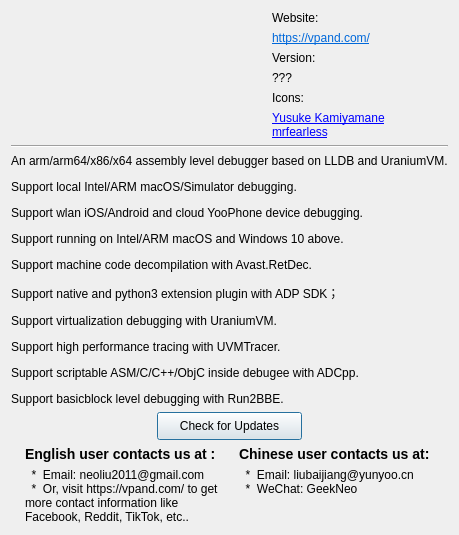
<?xml version="1.0" encoding="UTF-8"?>
<ui version="4.0">
 <class>AboutDialog</class>
 <widget class="QDialog" name="AboutDialog">
  <property name="geometry">
   <rect>
    <x>0</x>
    <y>0</y>
    <width>439</width>
    <height>527</height>
   </rect>
  </property>
  <property name="windowTitle">
   <string>About A64Dbg</string>
  </property>
  <property name="windowIcon">
   <iconset resource="../../resource.qrc">
    <normaloff>:/icons/images/information.png</normaloff>:/icons/images/information.png</iconset>
  </property>
  <layout class="QGridLayout" name="gridLayout">
   <item row="0" column="0">
    <layout class="QVBoxLayout" name="verticalLayout_4" stretch="0,0,0,0,0,0,0">
     <item>
      <layout class="QHBoxLayout" name="horizontalLayout_4">
       <item>
        <spacer name="horizontalSpacer_3">
         <property name="orientation">
          <enum>Qt::Horizontal</enum>
         </property>
         <property name="sizeHint" stdset="0">
          <size>
           <width>40</width>
           <height>20</height>
          </size>
         </property>
        </spacer>
       </item>
       <item>
        <widget class="QLabel" name="lblLogoImage">
         <property name="minimumSize">
          <size>
           <width>128</width>
           <height>128</height>
          </size>
         </property>
         <property name="maximumSize">
          <size>
           <width>128</width>
           <height>128</height>
          </size>
         </property>
         <property name="text">
          <string/>
         </property>
         <property name="pixmap">
          <pixmap resource="../../resource.qrc">:/icons/images/bug.png</pixmap>
         </property>
         <property name="scaledContents">
          <bool>true</bool>
         </property>
         <property name="alignment">
          <set>Qt::AlignCenter</set>
         </property>
        </widget>
       </item>
       <item>
        <spacer name="horizontalSpacer_5">
         <property name="orientation">
          <enum>Qt::Horizontal</enum>
         </property>
         <property name="sizeHint" stdset="0">
          <size>
           <width>40</width>
           <height>20</height>
          </size>
         </property>
        </spacer>
       </item>
       <item>
        <layout class="QVBoxLayout" name="verticalLayout_3">
         <item>
          <widget class="QLabel" name="lblWebsiteTitle">
           <property name="sizePolicy">
            <sizepolicy hsizetype="Preferred" vsizetype="Maximum">
             <horstretch>0</horstretch>
             <verstretch>0</verstretch>
            </sizepolicy>
           </property>
           <property name="styleSheet">
            <string notr="true"/>
           </property>
           <property name="inputMethodHints">
            <set>Qt::ImhUrlCharactersOnly</set>
           </property>
           <property name="text">
            <string>Website:</string>
           </property>
           <property name="openExternalLinks">
            <bool>true</bool>
           </property>
          </widget>
         </item>
         <item>
          <widget class="QLabel" name="lblWebsite">
           <property name="sizePolicy">
            <sizepolicy hsizetype="Preferred" vsizetype="Maximum">
             <horstretch>0</horstretch>
             <verstretch>0</verstretch>
            </sizepolicy>
           </property>
           <property name="cursor">
            <cursorShape>PointingHandCursor</cursorShape>
           </property>
           <property name="styleSheet">
            <string notr="true"/>
           </property>
           <property name="inputMethodHints">
            <set>Qt::ImhUrlCharactersOnly</set>
           </property>
           <property name="text">
            <string>&lt;html&gt;&lt;head/&gt;&lt;body&gt;&lt;p&gt;&lt;a href=&quot;https://vpand.com/&quot;&gt;&lt;span style=&quot; text-decoration: underline; color:#0068da;&quot;&gt;https://vpand.com/&lt;/span&gt;&lt;/a&gt;&lt;/p&gt;&lt;/body&gt;&lt;/html&gt;</string>
           </property>
           <property name="textFormat">
            <enum>Qt::RichText</enum>
           </property>
           <property name="openExternalLinks">
            <bool>true</bool>
           </property>
           <property name="textInteractionFlags">
            <set>Qt::LinksAccessibleByMouse</set>
           </property>
          </widget>
         </item>
         <item>
          <widget class="QLabel" name="lblVersionTitle">
           <property name="sizePolicy">
            <sizepolicy hsizetype="Preferred" vsizetype="Maximum">
             <horstretch>0</horstretch>
             <verstretch>0</verstretch>
            </sizepolicy>
           </property>
           <property name="styleSheet">
            <string notr="true"/>
           </property>
           <property name="inputMethodHints">
            <set>Qt::ImhUrlCharactersOnly</set>
           </property>
           <property name="text">
            <string>Version:</string>
           </property>
           <property name="openExternalLinks">
            <bool>true</bool>
           </property>
          </widget>
         </item>
         <item>
          <widget class="QLabel" name="lblVersion">
           <property name="sizePolicy">
            <sizepolicy hsizetype="Preferred" vsizetype="Maximum">
             <horstretch>0</horstretch>
             <verstretch>0</verstretch>
            </sizepolicy>
           </property>
           <property name="styleSheet">
            <string notr="true"/>
           </property>
           <property name="inputMethodHints">
            <set>Qt::ImhUrlCharactersOnly</set>
           </property>
           <property name="text">
            <string>???</string>
           </property>
           <property name="openExternalLinks">
            <bool>true</bool>
           </property>
           <property name="textInteractionFlags">
            <set>Qt::NoTextInteraction</set>
           </property>
          </widget>
         </item>
         <item>
          <widget class="QLabel" name="lblIconsTitle">
           <property name="sizePolicy">
            <sizepolicy hsizetype="Preferred" vsizetype="Maximum">
             <horstretch>0</horstretch>
             <verstretch>0</verstretch>
            </sizepolicy>
           </property>
           <property name="styleSheet">
            <string notr="true"/>
           </property>
           <property name="inputMethodHints">
            <set>Qt::ImhUrlCharactersOnly</set>
           </property>
           <property name="text">
            <string>Icons:</string>
           </property>
           <property name="openExternalLinks">
            <bool>true</bool>
           </property>
          </widget>
         </item>
         <item>
          <widget class="QLabel" name="lblIcons">
           <property name="sizePolicy">
            <sizepolicy hsizetype="Preferred" vsizetype="Maximum">
             <horstretch>0</horstretch>
             <verstretch>0</verstretch>
            </sizepolicy>
           </property>
           <property name="cursor">
            <cursorShape>PointingHandCursor</cursorShape>
           </property>
           <property name="styleSheet">
            <string notr="true"/>
           </property>
           <property name="inputMethodHints">
            <set>Qt::ImhUrlCharactersOnly</set>
           </property>
           <property name="text">
            <string>&lt;html&gt;&lt;head/&gt;&lt;body&gt;&lt;p&gt;&lt;a href=&quot;http://p.yusukekamiyamane.com&quot;&gt;&lt;span style=&quot; text-decoration: underline; color:#0000ff;&quot;&gt;Yusuke Kamiyamane&lt;/span&gt;&lt;/a&gt;&lt;br/&gt;&lt;a href=&quot;https://github.com/mrfearless&quot;&gt;&lt;span style=&quot; text-decoration: underline; color:#0000ff;&quot;&gt;mrfearless&lt;/span&gt;&lt;/a&gt;&lt;/p&gt;&lt;/body&gt;&lt;/html&gt;</string>
           </property>
           <property name="textFormat">
            <enum>Qt::RichText</enum>
           </property>
           <property name="alignment">
            <set>Qt::AlignLeading|Qt::AlignLeft|Qt::AlignTop</set>
           </property>
           <property name="openExternalLinks">
            <bool>true</bool>
           </property>
           <property name="textInteractionFlags">
            <set>Qt::LinksAccessibleByMouse</set>
           </property>
          </widget>
         </item>
        </layout>
       </item>
       <item>
        <spacer name="horizontalSpacer_4">
         <property name="orientation">
          <enum>Qt::Horizontal</enum>
         </property>
         <property name="sizeHint" stdset="0">
          <size>
           <width>40</width>
           <height>20</height>
          </size>
         </property>
        </spacer>
       </item>
      </layout>
     </item>
     <item>
      <widget class="Line" name="line">
       <property name="orientation">
        <enum>Qt::Horizontal</enum>
       </property>
      </widget>
     </item>
     <item>
      <layout class="QHBoxLayout" name="horizontalLayout_3">
       <item>
        <spacer name="horizontalSpacer_6">
         <property name="orientation">
          <enum>Qt::Horizontal</enum>
         </property>
         <property name="sizeHint" stdset="0">
          <size>
           <width>40</width>
           <height>20</height>
          </size>
         </property>
        </spacer>
       </item>
       <item>
        <widget class="QLabel" name="lblAbout">
         <property name="sizePolicy">
          <sizepolicy hsizetype="Preferred" vsizetype="Preferred">
           <horstretch>0</horstretch>
           <verstretch>0</verstretch>
          </sizepolicy>
         </property>
         <property name="styleSheet">
          <string notr="true"/>
         </property>
         <property name="inputMethodHints">
          <set>Qt::ImhUrlCharactersOnly</set>
         </property>
         <property name="text">
          <string>&lt;html&gt;&lt;head/&gt;&lt;body&gt;&lt;p&gt;An arm/arm64/x86/x64 assembly level debugger based on LLDB and UraniumVM.&lt;/p&gt;&lt;p&gt;Support local Intel/ARM macOS/Simulator debugging.&lt;/p&gt;&lt;p&gt;Support wlan iOS/Android and cloud YooPhone device debugging.&lt;/p&gt;&lt;p&gt;Support running on Intel/ARM macOS and Windows 10 above.&lt;/p&gt;&lt;p&gt;Support machine code decompilation with Avast.RetDec.&lt;/p&gt;&lt;p&gt;Support native and python3 extension plugin with ADP SDK；&lt;/p&gt;&lt;p&gt;Support virtualization debugging with UraniumVM.&lt;/p&gt;&lt;p&gt;Support high performance tracing with UVMTracer.&lt;/p&gt;&lt;p&gt;Support scriptable ASM/C/C++/ObjC inside debugee with ADCpp.&lt;/p&gt;&lt;p&gt;Support basicblock level debugging with Run2BBE.&lt;/p&gt;&lt;/body&gt;&lt;/html&gt;</string>
         </property>
         <property name="alignment">
          <set>Qt::AlignLeading|Qt::AlignLeft|Qt::AlignVCenter</set>
         </property>
         <property name="openExternalLinks">
          <bool>true</bool>
         </property>
        </widget>
       </item>
       <item>
        <spacer name="horizontalSpacer_7">
         <property name="orientation">
          <enum>Qt::Horizontal</enum>
         </property>
         <property name="sizeHint" stdset="0">
          <size>
           <width>40</width>
           <height>20</height>
          </size>
         </property>
        </spacer>
       </item>
      </layout>
     </item>
     <item>
      <spacer name="verticalSpacer">
       <property name="orientation">
        <enum>Qt::Vertical</enum>
       </property>
       <property name="sizeHint" stdset="0">
        <size>
         <width>20</width>
         <height>40</height>
        </size>
       </property>
      </spacer>
     </item>
     <item>
      <layout class="QHBoxLayout" name="horizontalLayout_2">
       <item>
        <spacer name="horizontalSpacer">
         <property name="orientation">
          <enum>Qt::Horizontal</enum>
         </property>
         <property name="sizeHint" stdset="0">
          <size>
           <width>40</width>
           <height>20</height>
          </size>
         </property>
        </spacer>
       </item>
       <item>
        <widget class="QPushButton" name="btnCheckUpdates">
         <property name="sizePolicy">
          <sizepolicy hsizetype="Expanding" vsizetype="Preferred">
           <horstretch>0</horstretch>
           <verstretch>0</verstretch>
          </sizepolicy>
         </property>
         <property name="minimumSize">
          <size>
           <width>121</width>
           <height>28</height>
          </size>
         </property>
         <property name="maximumSize">
          <size>
           <width>16777215</width>
           <height>121</height>
          </size>
         </property>
         <property name="text">
          <string>Check for Updates</string>
         </property>
        </widget>
       </item>
       <item>
        <spacer name="horizontalSpacer_2">
         <property name="orientation">
          <enum>Qt::Horizontal</enum>
         </property>
         <property name="sizeHint" stdset="0">
          <size>
           <width>40</width>
           <height>20</height>
          </size>
         </property>
        </spacer>
       </item>
      </layout>
     </item>
     <item>
      <spacer name="verticalSpacer_2">
       <property name="orientation">
        <enum>Qt::Vertical</enum>
       </property>
       <property name="sizeHint" stdset="0">
        <size>
         <width>20</width>
         <height>40</height>
        </size>
       </property>
      </spacer>
     </item>
     <item>
      <layout class="QHBoxLayout" name="horizontalLayout">
       <item>
        <spacer name="horizontalSpacer_8">
         <property name="orientation">
          <enum>Qt::Horizontal</enum>
         </property>
         <property name="sizeHint" stdset="0">
          <size>
           <width>40</width>
           <height>20</height>
          </size>
         </property>
        </spacer>
       </item>
       <item>
        <layout class="QVBoxLayout" name="verticalLayout">
         <item>
          <widget class="QLabel" name="lblDonationTitle">
           <property name="sizePolicy">
            <sizepolicy hsizetype="Preferred" vsizetype="Maximum">
             <horstretch>0</horstretch>
             <verstretch>0</verstretch>
            </sizepolicy>
           </property>
           <property name="styleSheet">
            <string notr="true"/>
           </property>
           <property name="inputMethodHints">
            <set>Qt::ImhUrlCharactersOnly</set>
           </property>
           <property name="text">
            <string>&lt;html&gt;&lt;head/&gt;&lt;body&gt;&lt;h3 style=&quot; margin-top:14px; margin-bottom:12px; margin-left:0px; margin-right:0px; -qt-block-indent:0; text-indent:0px;&quot;&gt;&lt;span style=&quot; font-size:large; font-weight:600;&quot;&gt;English user contacts us at : &lt;/span&gt;&lt;/h3&gt;&lt;/body&gt;&lt;/html&gt;</string>
           </property>
           <property name="openExternalLinks">
            <bool>true</bool>
           </property>
          </widget>
         </item>
         <item>
          <widget class="QLabel" name="lblDonation">
           <property name="sizePolicy">
            <sizepolicy hsizetype="Preferred" vsizetype="Maximum">
             <horstretch>0</horstretch>
             <verstretch>0</verstretch>
            </sizepolicy>
           </property>
           <property name="styleSheet">
            <string notr="true"/>
           </property>
           <property name="inputMethodHints">
            <set>Qt::ImhUrlCharactersOnly</set>
           </property>
           <property name="text">
            <string>  *  Email: neoliu2011@gmail.com
  *  Or, visit https://vpand.com/ to get more contact information like Facebook, Reddit, TikTok, etc..</string>
           </property>
           <property name="alignment">
            <set>Qt::AlignLeading|Qt::AlignLeft|Qt::AlignVCenter</set>
           </property>
           <property name="wordWrap">
            <bool>true</bool>
           </property>
           <property name="openExternalLinks">
            <bool>true</bool>
           </property>
           <property name="textInteractionFlags">
            <set>Qt::TextBrowserInteraction</set>
           </property>
          </widget>
         </item>
        </layout>
       </item>
       <item>
        <spacer name="horizontalSpacer_10">
         <property name="orientation">
          <enum>Qt::Horizontal</enum>
         </property>
         <property name="sizeHint" stdset="0">
          <size>
           <width>40</width>
           <height>20</height>
          </size>
         </property>
        </spacer>
       </item>
       <item>
        <layout class="QVBoxLayout" name="verticalLayout_2">
         <item>
          <widget class="QLabel" name="lblDonationTitle_2">
           <property name="sizePolicy">
            <sizepolicy hsizetype="Preferred" vsizetype="Maximum">
             <horstretch>0</horstretch>
             <verstretch>0</verstretch>
            </sizepolicy>
           </property>
           <property name="styleSheet">
            <string notr="true"/>
           </property>
           <property name="inputMethodHints">
            <set>Qt::ImhUrlCharactersOnly</set>
           </property>
           <property name="text">
            <string>&lt;html&gt;&lt;head/&gt;&lt;body&gt;&lt;h3 style=&quot; margin-top:14px; margin-bottom:12px; margin-left:0px; margin-right:0px; -qt-block-indent:0; text-indent:0px;&quot;&gt;&lt;span style=&quot; font-size:large; font-weight:600;&quot;&gt;Chinese user contacts us at: &lt;/span&gt;&lt;/h3&gt;&lt;/body&gt;&lt;/html&gt;</string>
           </property>
           <property name="openExternalLinks">
            <bool>true</bool>
           </property>
          </widget>
         </item>
         <item>
          <widget class="QLabel" name="lblDonation_2">
           <property name="sizePolicy">
            <sizepolicy hsizetype="Preferred" vsizetype="Maximum">
             <horstretch>0</horstretch>
             <verstretch>0</verstretch>
            </sizepolicy>
           </property>
           <property name="styleSheet">
            <string notr="true"/>
           </property>
           <property name="inputMethodHints">
            <set>Qt::ImhUrlCharactersOnly</set>
           </property>
           <property name="text">
            <string>  *  Email: liubaijiang@yunyoo.cn
  *  WeChat: GeekNeo

</string>
           </property>
           <property name="alignment">
            <set>Qt::AlignLeading|Qt::AlignLeft|Qt::AlignVCenter</set>
           </property>
           <property name="wordWrap">
            <bool>true</bool>
           </property>
           <property name="openExternalLinks">
            <bool>true</bool>
           </property>
           <property name="textInteractionFlags">
            <set>Qt::TextBrowserInteraction</set>
           </property>
          </widget>
         </item>
        </layout>
       </item>
       <item>
        <spacer name="horizontalSpacer_9">
         <property name="orientation">
          <enum>Qt::Horizontal</enum>
         </property>
         <property name="sizeHint" stdset="0">
          <size>
           <width>40</width>
           <height>20</height>
          </size>
         </property>
        </spacer>
       </item>
      </layout>
     </item>
    </layout>
   </item>
  </layout>
 </widget>
 <resources>
  <include location="../../resource.qrc"/>
 </resources>
 <connections/>
</ui>
